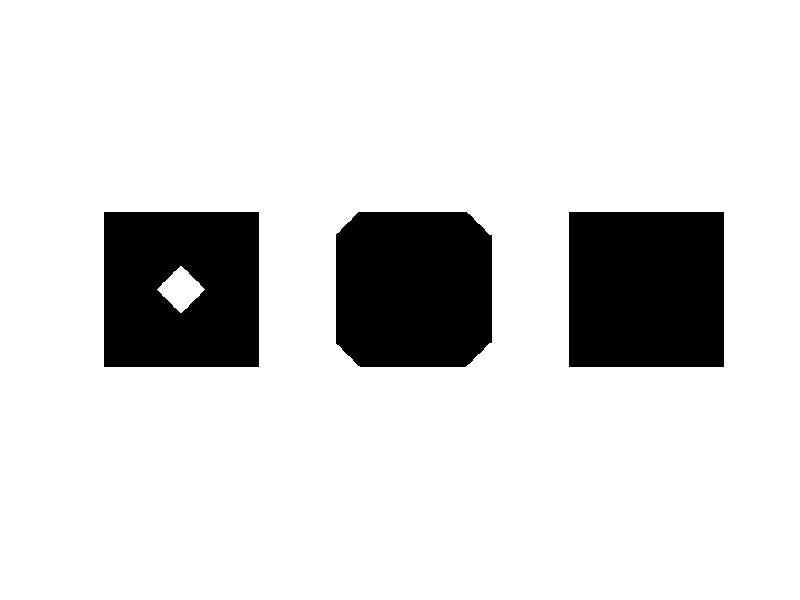

Here is the MATLAB script that generated this plot:
%% Aufgabe 2.1c
% Größen definieren
imgSize = [100,100];
squareSize = [30,30];

% leeres Bild mit obigen Dimensionen erstellen
newImg = zeros(imgSize);

% Grenzen des weißen Fensters ermitteln 
rowStart = 35;
rowEnd = 65;

colStart = 35;
colEnd = 65;

% Festerbereich im Bild auf 1 (weiß) setzen
newImg(rowStart:rowEnd,colStart:colEnd) = 1;

% Bild rotieren (45 grad)
newImg = imrotate(newImg, 45);

% Fast Fourier transformation
img_fft = fft2(newImg);

% fftshift anwenden
img_fft_shifted = fftshift(newImg);

% amplitudenbild
ampl = abs(img_fft_shifted);

% phasenbild
phase = angle(img_fft_shifted);

% Bilder anzeigen;
figure;
subplot(1,3,1);
% Originalbild
imshow(newImg);

subplot(1,3,2);
% Log-Amplitudenbild
imshow(mat2gray(log(ampl+1)));

subplot(1,3,3);
% Phasenbild
imshow(mat2gray(phase));
